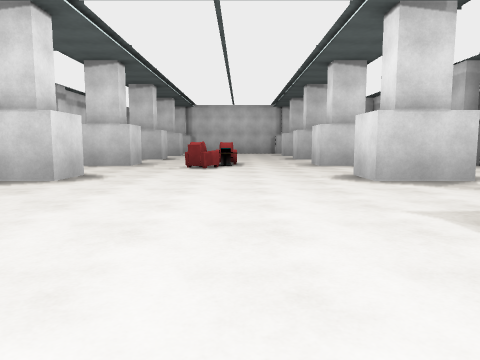
[1] (above)

16 first-person views from a walk through a Unity game level. The camera is 1.2 m above the floor, tilts 6° down and sees 70° across. The floor is counted in squares, 2 m on a side. Each view is taken from the middle of a square. On the plan, view 1 faces up. The plan holds only what a view shows up to about 10 squares ahead; the rest is blank. The place goes on beyond the plan. The player is left out.

[2]
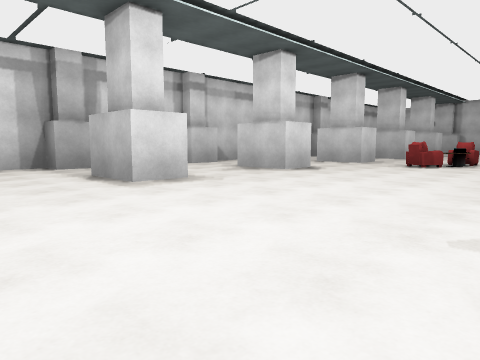

[3]
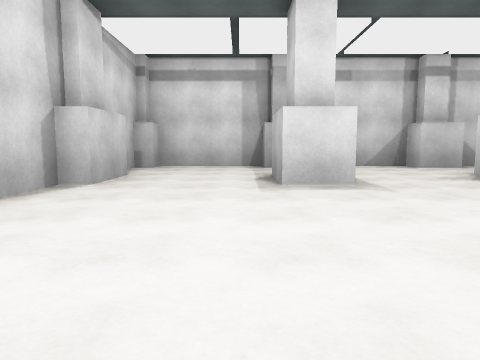

[4]
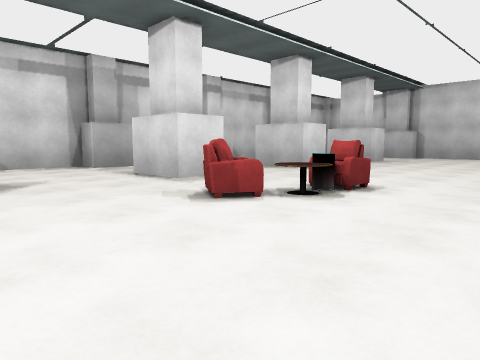

[5]
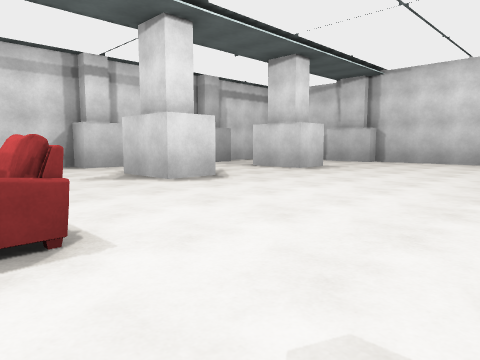

[6]
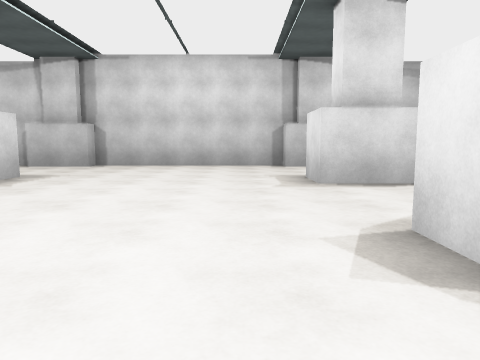

[7]
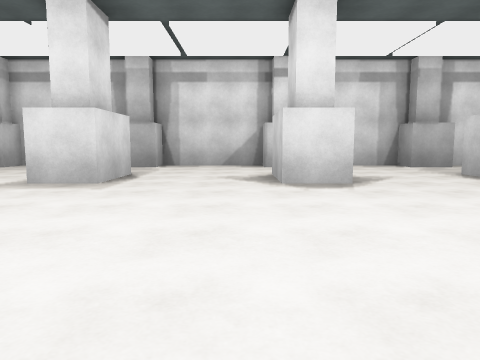

[8]
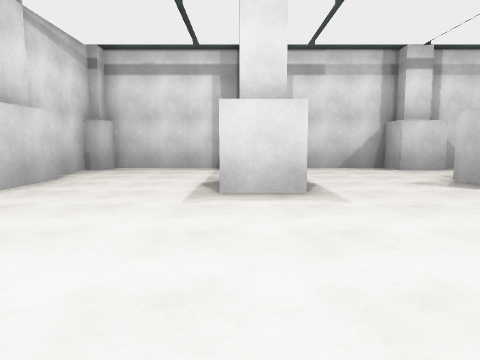

[9]
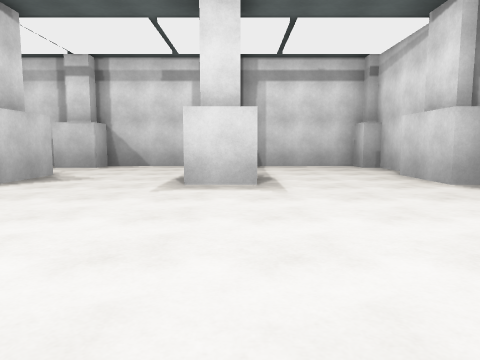

[10]
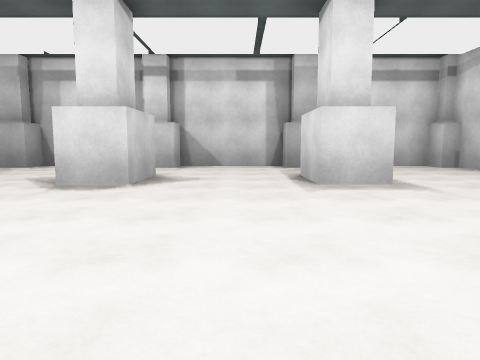

[11]
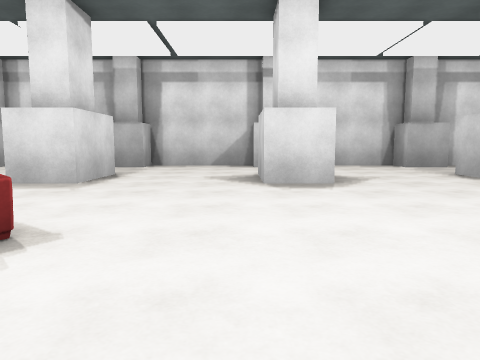

[12]
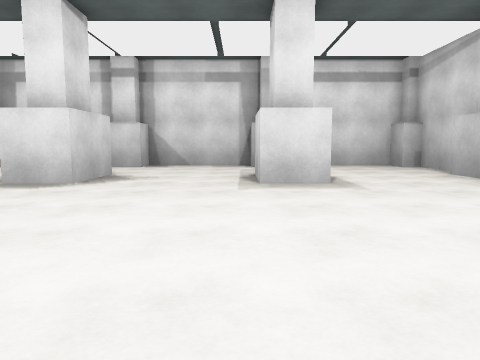

[13]
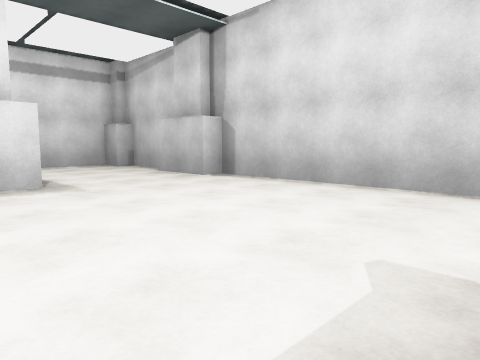

[14]
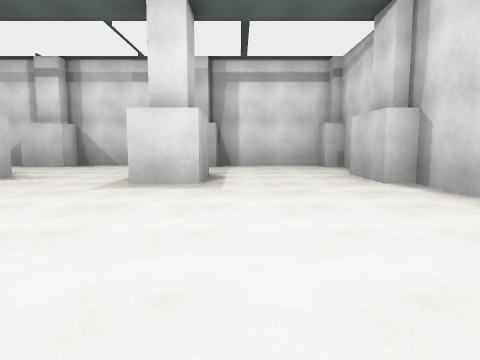

[15]
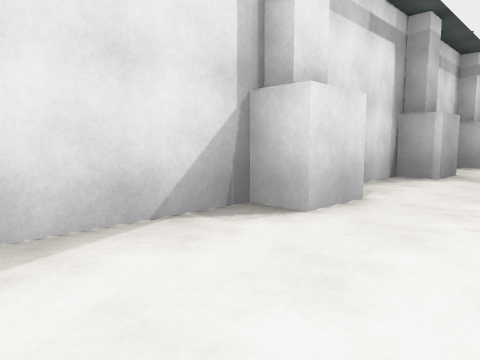

[16]
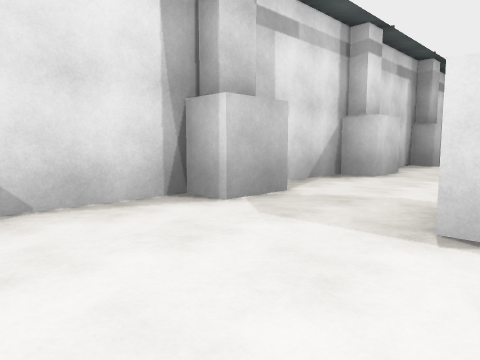

### Floor plan
Points are (right, up) in squares from view 1. A wall is a line through its corners. A room is listed if a view was taken in it or the views show most of it. See-through windows are left out.
Room 1 (views 1, 2, 3, 4, 5, 6, 7, 8, 9, 10, 11, 12, 13, 14, 15, 16)
walls: (-3, 10.6) (-3, 9.5) (-4.8, 9.5); (3.2, 10.6) (3.9, 10.6); (2.2, 13.2) (2.2, 14.4) (3.9, 14.4); (3.9, 9.5) (2.2, 9.5) (2.2, 10.6); (-3, 6.8) (-3, 5.6) (-4.8, 5.6); (3.9, 5.6) (2.2, 5.6) (2.2, 6.6) (3.9, 6.6); (-4.8, 14.4) (-3, 14.4) (-3, 13.3) (-4.8, 13.3); (5.9, 13.2) (5.9, 14.4) (6.6, 14.4) (6.6, 17.2) (5.9, 17.2) (5.9, 17.9); (6.6, 6.6) (6.6, 9.5) (5.9, 9.5) (5.9, 10.6) (6.6, 10.6) (6.6, 12.9); (-6.7, 6.8) (-6.7, 5.6) (-7.4, 5.6) (-7.4, 3.4); (-3, 2.8) (-3, 1.6) (-4.8, 1.6); (3.9, 17.2) (2.2, 17.2) (2.2, 18.2); (-3, 18.4) (-3, 17.2) (-4.8, 17.2); (3.8, 1.6) (2.2, 1.6) (2.2, 2.7) (3.9, 2.7); (-6.7, 2.5) (-6.7, 1.6) (-7.4, 1.6) (-7.4, -1.2) (-6.7, -1.2) (-6.7, -1.7) (-6.1, -1.7); (-6.7, 17.6) (-6.7, 17.2) (-7.4, 17.2) (-7.4, 14.4) (-6.7, 14.4) (-6.7, 13.3) (-7.4, 13.3) (-7.4, 10.6) (-6.7, 10.6) (-6.7, 9.5) (-7.4, 9.5) (-7.4, 7); (6.6, 18.5) (6.6, 21.1) (5.9, 21.1) (5.9, 21.6) (4.6, 21.6); (3.9, 21.1) (2.1, 21.1); (2.2, 21.6) (-3, 21.6) (-3, 21.1) (-4.8, 21.1); (-4.8, -1.2) (-3, -1.2) (-3, -1.7) (2.2, -1.7) (2.2, -1.2) (3.9, -1.2); (4.6, -1.7) (5.9, -1.7) (5.9, -1.2) (6.6, -1.2) (6.6, 1.6) (5.9, 1.6) (5.9, 2.7) (6.6, 2.7) (6.6, 5.6) (5.9, 5.6) (5.9, 6.8); (-4.9, 21.6) (-6.7, 21.6) (-6.7, 21.1) (-7.4, 21.1) (-7.4, 18.5)
objects: armchair (-1, 9); armchair (0, 10); other object (0, 11)

Where each view was taken, in squares from view 1:
view 1: 0 up, 0 right, facing up
view 2: 1 down, 2 right, facing up-left
view 3: 1 up, 2 right, facing left
view 4: 6 up, 2 right, facing up-left
view 5: 10 up, 2 right, facing up-left
view 6: 12 up, 1 right, facing up
view 7: 15 up, 3 left, facing right
view 8: 18 up, 2 left, facing right
view 9: 18 up, 2 right, facing left
view 10: 16 up, 2 right, facing left
view 11: 7 up, 3 left, facing right
view 12: 3 up, 3 left, facing right
view 13: 3 up, 3 left, facing down-right
view 14: 1 up, 3 left, facing right
view 15: 3 up, 5 left, facing up-left
view 16: 7 up, 4 left, facing up-left
